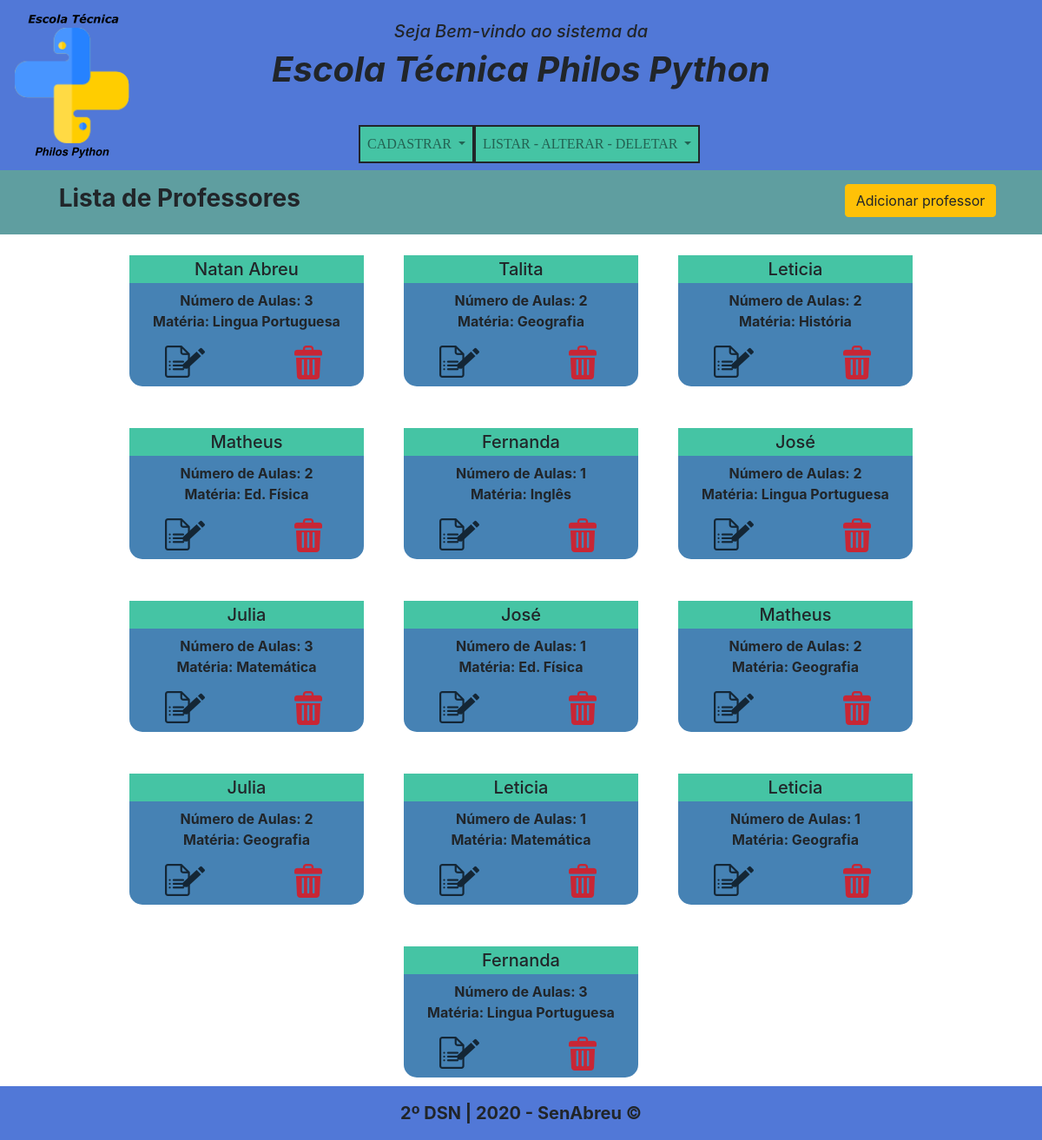
Screenshot of /listaProfessor/ with the database file from the repository.
### escola/models.py (models this page shows, shortened)
class Professor(models.Model):
    ID_Professor = models.AutoField(primary_key=True)
    numero_de_aulas = models.IntegerField()
    Funcionario = models.ForeignKey(Funcionario, on_delete=models.CASCADE)
    Materia = models.ForeignKey(Materia, on_delete=models.CASCADE)
    class Meta:
        db_table = 'professor'

class Funcionario(models.Model):
    ID_Funcionario = models.AutoField(primary_key=True)
    nome_do_funcionario = models.CharField(max_length=45)
    data_de_nascimento = models.DateField()
    cpf = models.CharField(max_length=45)
    rg = models.CharField(max_length=45)
    telefone = models.CharField(max_length=45)
    salario = models.DecimalField(max_digits=7, decimal_places=2)
    class Meta:
        db_table = 'funcionario'
    def __str__(self):
        return self.nome_do_funcionario

class Materia(models.Model):
    ID_Materia = models.AutoField(primary_key=True)
    nome_da_materia = models.CharField(max_length=45)
    class Meta:
        db_table = 'materia'
    def __str__(self):  # Permite exibir uma String como identificação
        return self.nome_da_materia

### escola/views.py (the view)
# urls.py: path('listaProfessor/', listaprof, name="url_listagemProf"),
def listaprof(request):
    data = {}
    data["Professor"] = Professor.objects.all()
    return render(request, "Professor/listaProfessor.html", data)

### escola/templates/Professor/listaProfessor.html (shortened to what this page needs)
<!DOCTYPE html>
<html lang="pt-br">
    <head>
        <link rel="stylesheet" href="https://stackpath.bootstrapcdn.com/bootstrap/4.1.3/css/bootstrap.min.css"
>
        {% load static %}
        <link rel="stylesheet" href="{% static '../static/estilo/style.css' %}">
    </head>
    <body>
        <header class="clearfix">
            <figure class="figure pt-3 pl-3 logo">
                <a href="/"><img src="{% static '../static/img/pythonlogo.png' %}" class="figure-img img-fluid rounded float-left" alt="Logo Philos Python"></a>
            </figure>
            <div class="">
                <h5 class="text-center title-1 pt-4">Seja Bem-vindo ao sistema da</h5>
                <h1 class="text-center title-2 pb-4">Escola Técnica Philos Python</h1>
            </div>
            <div>
                <nav class="navbar navbar-expand-lg navbar-light teste">
                    <div class="collapse navbar-collapse teste" id="conteudoNavbarSuportado">
                        <ul class="navbar-nav mr-auto">
                            <li class="nav-item dropdown">
                                <a class="nav-link dropdown-toggle" href="#" id="navbarDropdown" role="button" data-toggle="dropdown" aria-haspopup="true" aria-expanded="false">
                                    CADASTRAR
                                </a>
                            </li>
                            <li class="nav-item dropdown">
                                <a class="nav-link dropdown-toggle" href="#" id="navbarDropdown" role="button" data-toggle="dropdown" aria-haspopup="true" aria-expanded="false">
                                    LISTAR - ALTERAR - DELETAR
                                </a>
                            </li>
                        </ul>
                    </div>
                </nav>
            </div>
        </header>
        <main class="mb-5">
            <div class="container-fluid ">
                <div class="row barra-t px-5 py-3 justify-content-center">
                    <h3 class="col-md-6 col-sm-5 col-12 nome-t">Lista de Professores</h3>
                    <div class="col-md-3 col-lg-4 col-sm-2"></div>
                    <a href="{% url 'url_cadastroProf' %}" class="">
                        <button type="submit" class="btn btn-warning ">
                            Adicionar professor
                        </button>
                    </a>
                </div>
            </div>
            <div class="container-fluid">
                <div class="row justify-content-center">
                    {% for Professor in Professor %}
                    <div class="col-md-3 text-center mt-4 mb-2 m-2">
                        <div class="items-l mb-3">
                            <h5 class="nome-l p-1">{{ Professor.Funcionario }}</h5>
                            <b>Número de Aulas: {{ Professor.numero_de_aulas}}</b><br>
                            <b>Matéria: {{ Professor.Materia }}</b>
                            <div class="row justify-content-center pt-3 p-2">
                                <div class="col-md-6 col-6">
                                    <a href="{% url 'url_atualizarProf' Professor.ID_Professor %}">
                                        <img type="submit" src="{% static '../static/img/edit.png' %}" class="btn-img">
                                    </a>
                                </div>
                                <div class="col-md-6 col-6">
                                    <a href="{% url 'url_deletaProf' Professor.ID_Professor %}">
                                        <img type="submit" src="{% static '../static/img/delete.png' %}" class="btn-img">
                                    </a>
                                </div>
                            </div>
                        </div>
                    </div>
                {% endfor %}
                </div>
            </div>
        </main>
        <footer class="container-fluid fixed-bottom">
            <div class="row justify-content-center">
                <p class="footer-p mt-3">2º DSN | 2020 - SenAbreu ©</p>
            </div>
        </footer>
    </body>
</html>

### escola/static/estilo/style.css (style rules this page uses)
body { background-color: white; }
header { background-color: #5178D7; }
.logo { position: absolute; }
.title-1 { font-style: italic; }
.title-2 { font-style: italic; font-weight: bolder; }
nav { max-width: 100%; position: relative; font-size: 16px; font-family: Verdana; }
nav ul { width: 100%; margin-left: 0.3%; justify-content: center; }
nav li { list-style-type: none; text-align: center; float: left; text-decoration: none; border: solid 2px; }
nav li a { color: black; background-color: #45C4A4; }
.nome-t { font-weight: bold; }
.barra-t { background-color: #5F9EA0; }
.nome-l { background-color: #45C4A4; }
.items-l { background-color: #4682B4; border-radius: 15px; }
.btn-img { opacity: 0.7; }
.teste { background: none; }
footer { background-color: #5178D7; }
.footer-p { font-size: 20px; font-weight: bold; }

### rows the page displays
Professor: Funcionario "Natan Abreu", numero_de_aulas "3", Materia "Lingua Portuguesa"
Professor: Funcionario "Talita", numero_de_aulas "2", Materia "Geografia"
Professor: Funcionario "Leticia", numero_de_aulas "2", Materia "História"
Professor: Funcionario "Matheus", numero_de_aulas "2", Materia "Ed. Física"
Professor: Funcionario "Fernanda", numero_de_aulas "1", Materia "Inglês"
Professor: Funcionario "José", numero_de_aulas "2", Materia "Lingua Portuguesa"
Professor: Funcionario "Julia", numero_de_aulas "3", Materia "Matemática"
Professor: Funcionario "José", numero_de_aulas "1", Materia "Ed. Física"
Professor: Funcionario "Matheus", numero_de_aulas "2", Materia "Geografia"
Professor: Funcionario "Julia", numero_de_aulas "2", Materia "Geografia"
Professor: Funcionario "Leticia", numero_de_aulas "1", Materia "Matemática"
Professor: Funcionario "Leticia", numero_de_aulas "1", Materia "Geografia"
Professor: Funcionario "Fernanda", numero_de_aulas "3", Materia "Lingua Portuguesa"
